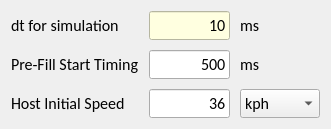
       <widget class="QWidget" name="gridLayoutWidget_26">
        <property name="geometry">
         <rect>
          <x>330</x>
          <y>0</y>
          <width>331</width>
          <height>112</height>
         </rect>
        </property>
        <layout class="QGridLayout" name="gridLayout_26" columnstretch="1,1,1">
         <property name="spacing">
          <number>10</number>
         </property>
         <item row="2" column="1">
          <widget class="QLineEdit" name="input_aeb2_v0">
           <property name="font">
            <font>
             <family>Calibri</family>
             <pointsize>12</pointsize>
             <bold>false</bold>
            </font>
           </property>
           <property name="text">
            <string>36</string>
           </property>
           <property name="alignment">
            <set>Qt::AlignRight|Qt::AlignTrailing|Qt::AlignVCenter</set>
           </property>
           <property name="dragEnabled">
            <bool>true</bool>
           </property>
           <property name="placeholderText">
            <string>Input</string>
           </property>
          </widget>
         </item>
         <item row="0" column="1">
          <widget class="QLineEdit" name="input_aeb2_dtsim">
           <property name="font">
            <font>
             <family>Calibri</family>
             <pointsize>12</pointsize>
             <bold>false</bold>
            </font>
           </property>
           <property name="styleSheet">
            <string notr="true">background-color: lightyellow;</string>
           </property>
           <property name="text">
            <string>10</string>
           </property>
           <property name="alignment">
            <set>Qt::AlignRight|Qt::AlignTrailing|Qt::AlignVCenter</set>
           </property>
           <property name="dragEnabled">
            <bool>true</bool>
           </property>
           <property name="placeholderText">
            <string>Input</string>
           </property>
          </widget>
         </item>
         <item row="2" column="0">
          <widget class="QLabel" name="label_128">
           <property name="font">
            <font>
             <family>Calibri</family>
             <pointsize>12</pointsize>
             <bold>false</bold>
            </font>
           </property>
           <property name="text">
            <string>Host Initial Speed</string>
           </property>
          </widget>
         </item>
         <item row="1" column="0">
          <widget class="QLabel" name="label_127">
           <property name="font">
            <font>
             <family>Calibri</family>
             <pointsize>12</pointsize>
             <bold>false</bold>
            </font>
           </property>
           <property name="text">
            <string>Pre-Fill Start Timing</string>
           </property>
          </widget>
         </item>
         <item row="1" column="1">
          <widget class="QLineEdit" name="input_aeb2_prefill_time">
           <property name="font">
            <font>
             <family>Calibri</family>
             <pointsize>12</pointsize>
             <bold>false</bold>
            </font>
           </property>
           <property name="text">
            <string>500</string>
           </property>
           <property name="alignment">
            <set>Qt::AlignRight|Qt::AlignTrailing|Qt::AlignVCenter</set>
           </property>
           <property name="dragEnabled">
            <bool>true</bool>
           </property>
           <property name="placeholderText">
            <string>Input</string>
           </property>
          </widget>
         </item>
         <item row="0" column="0">
          <widget class="QLabel" name="label_126">
           <property name="font">
            <font>
             <family>Calibri</family>
             <pointsize>12</pointsize>
             <bold>false</bold>
            </font>
           </property>
           <property name="text">
            <string>dt for simulation</string>
           </property>
          </widget>
         </item>
         <item row="0" column="2">
          <widget class="QLabel" name="label_129">
           <property name="font">
            <font>
             <family>Calibri</family>
             <pointsize>12</pointsize>
             <bold>false</bold>
            </font>
           </property>
           <property name="text">
            <string>ms</string>
           </property>
          </widget>
         </item>
         <item row="1" column="2">
          <widget class="QLabel" name="label_130">
           <property name="font">
            <font>
             <family>Calibri</family>
             <pointsize>12</pointsize>
             <bold>false</bold>
            </font>
           </property>
           <property name="text">
            <string>ms</string>
           </property>
          </widget>
         </item>
         <item row="2" column="2">
          <widget class="QComboBox" name="comboBox_aeb2_v0">
           <property name="font">
            <font>
             <family>Calibri</family>
             <pointsize>12</pointsize>
             <bold>false</bold>
            </font>
           </property>
           <item>
            <property name="text">
             <string>kph</string>
            </property>
           </item>
           <item>
            <property name="text">
             <string>m/s</string>
            </property>
           </item>
          </widget>
         </item>
        </layout>
       </widget>
